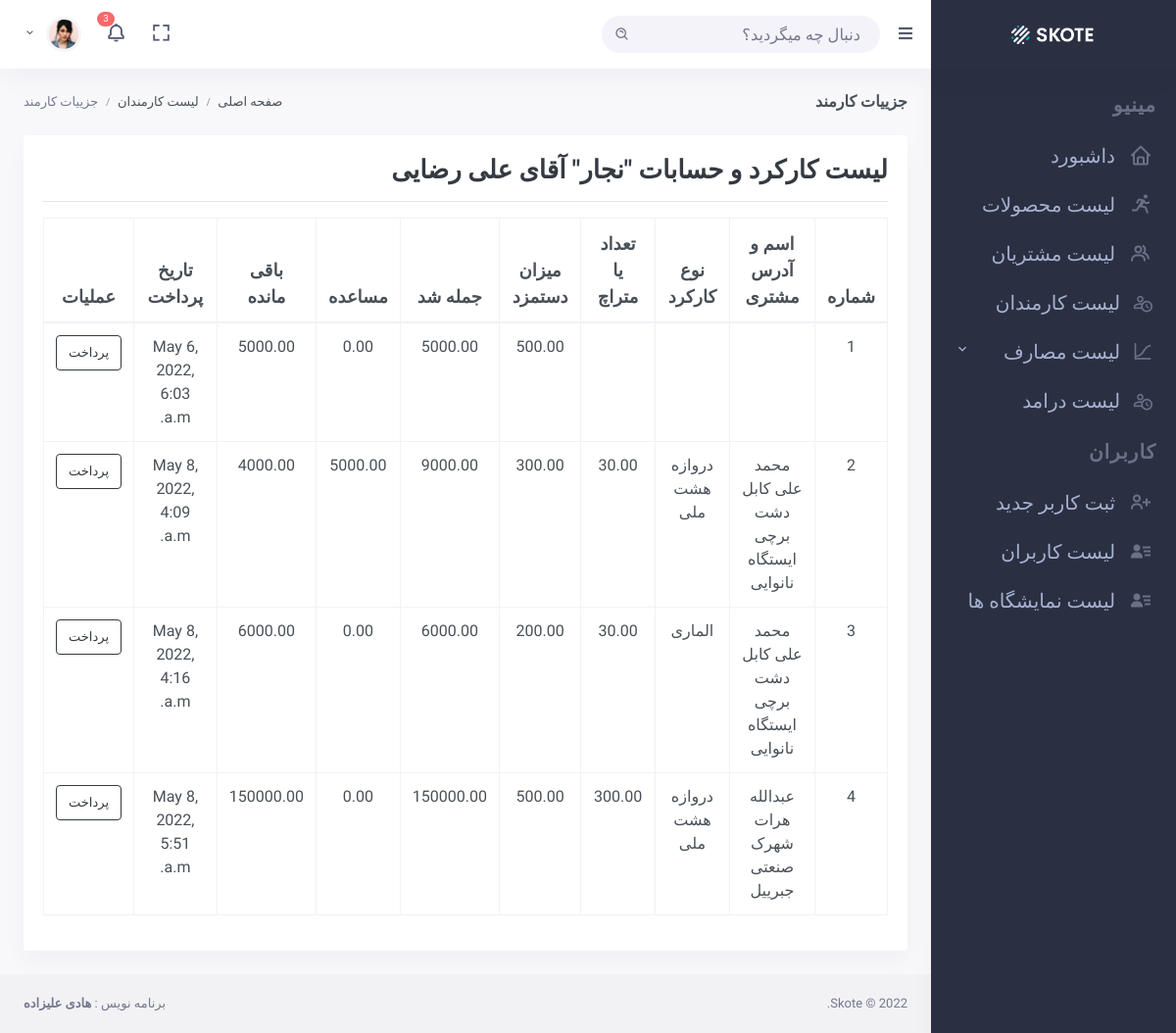
The app's page /employee/detail/1/ (signed in), older data.
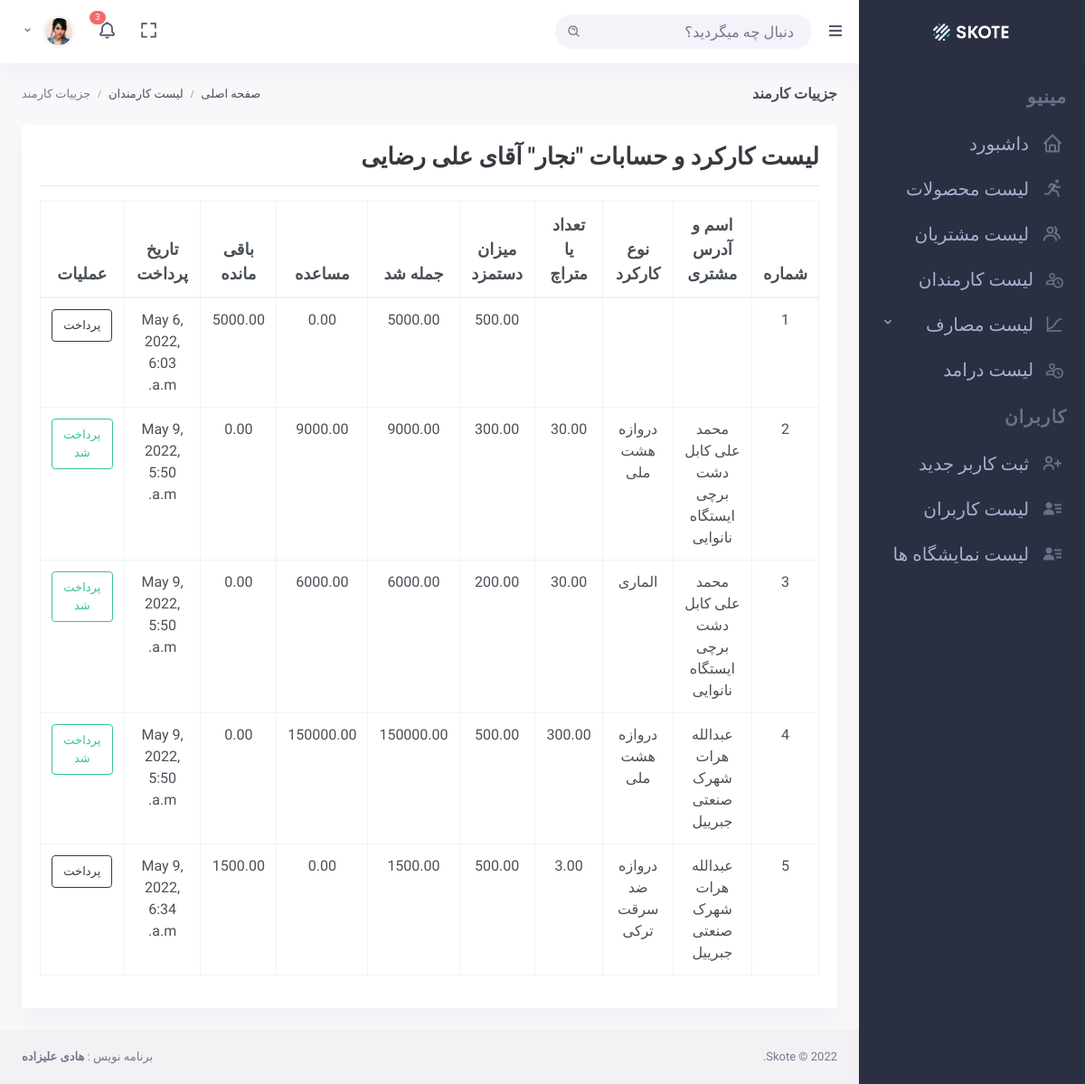
The same page, newer data.
### base/models.py (models this page shows, shortened)
class EmployeeFee(models.Model):
    employee = models.ForeignKey(Employee, on_delete=models.SET_NULL,  null=True)
    order_detail = models.ForeignKey(OrderDetail, on_delete=models.SET_NULL, null=True)
    fee = models.DecimalField(max_digits=8, decimal_places=2, null=True, blank=True)
    get_amount = models.DecimalField(max_digits=8, decimal_places=2, default=0)
    total_amount = models.DecimalField(max_digits=8, decimal_places=2, default=0)
    remain_amount = models.DecimalField(max_digits=8, decimal_places=2, default=0)
    updated_at = models.DateTimeField(auto_now=True)

class OrderDetail(models.Model):
    DIRECTION = (
        ("راست", "راست"),
        ("چپ", "چپ"),
    )
    PRICE_UNIT = (
        ("افغانی", "افغانی"),
        ("دالر",  "دالر"),
        ("کلدار",  "کلدار"),
        ("تومان",  "تومان"),
    )
    WITH_COLOR = (
        ("بلی", "بلی"),
        ("نخیر",  "نخیر"),
    )
    CHOICES = (
        ("رنگ",  "رنگ"),
        ("واکیوم",  "واکیوم"),
    )
    OPTIONS = (
        ("بلی", "بلی"),
        ("نخیر",  "نخیر"),
    )
    UNIT = (
        ("عدد", "عدد"),
        ("متر",  "متر"),
    )
    order = models.ForeignKey(Order, on_delete=models.CASCADE)
    category = models.ForeignKey(Category, on_delete=models.CASCADE)
    height = models.DecimalField(max_digits=10, decimal_places=2, verbose_name="قد", null=True, blank=True)
    width = models.DecimalField(max_digits=10, decimal_places=2, verbose_name="بر", null=True, blank=True)
    depth = models.DecimalField(max_digits=10, decimal_places=2, verbose_name="عمق", null=True, blank=True)
    direction = models.CharField(max_length=30, choices=DIRECTION, default="راست", null=True,  blank=True)
    quantity = models.DecimalField(max_digits=10, decimal_places=2, default=0, verbose_name="مقدار / تعداد")
    price = models.DecimalField(max_digits=10, decimal_places=2, default=0, verbose_name="قیمت فی واحد")
    price_unit = models.CharField(max_length=20, choices=PRICE_UNIT)
    alternative = models.DecimalField(max_digits=10, decimal_places=2, null=True, blank=True)
    vacum = models.CharField(max_length=20, choices=CHOICES, null=True, blank=True)
    total = models.DecimalField(max_digits=10, decimal_places=2, default=0, verbose_name="مجموع")
    remain_amount = models.DecimalField(max_digits=10, decimal_places=2, default=0, verbose_name="مقدار باقی مانده")
    with_color =  models.CharField(max_length=20, choices=WITH_COLOR, null=True, blank=True)
    type = models.CharField(max_length=200, verbose_name="نوعیت کار")

class Order(models.Model):
    customer = models.ForeignKey(Customer, on_delete=models.CASCADE)
    paid_amount = models.DecimalField(max_digits=10, decimal_places=2, default=0, verbose_name="مقدار پرداخت شده", null=True, blank=True)
    total_amount = models.DecimalField(max_digits=8, decimal_places=2, default=0)
    date_ordered = models.DateField()
    completion_date = models.DateField()
    description = models.TextField(null=True, blank=True)

class Customer(models.Model):
    first_name = models.CharField(max_length=255)
    last_name = models.CharField(max_length=255)
    address = models.CharField(max_length=500)
    phone_number = models.CharField(max_length=100)
    social_number = models.CharField(max_length=100)
    created_at = models.DateTimeField(auto_now_add=True)

class Category(models.Model):
    name = models.CharField(max_length=200)
    description = models.TextField(null=True, blank=True)
    image = models.ImageField(upload_to="product/images", default="product.jpg")

### users/decorators.py (the view)
        def wrapper_func(request, *args, **kwargs):
            group = None
            if request.user.groups.exists():
                group = request.user.groups.all()[0].name
            if group in groups:
                return view_func(request, *args, **kwargs)
            else:
                return redirect("unauthorize")

### base/views/employee_views.py (called while the page is built)
@login_required(login_url="login")
@allowed_groups(groups=['admin'])
def employee_detail_view(request, pk):
    employee = Employee.objects.get(pk=pk)
    works = employee.employeefee_set.all()
    context = {
        "employee" : employee,
        "works" : works
    }
    return render(request, "base/employees/detail.html", context)

### base/templates/base/employees/detail.html (shortened to what the changed rows need)
{% extends 'base.html' %}
{% load widget_tweaks %}
{% load jalali_tags %}
{% block content %}
    <div class="row">
        <div class="col-lg-12 m-auto">
            <div class="card">
                <div class="card-body">
                    <h2 class="text-dark" style="font-weight: bold;">لیست کارکرد و حسابات "{{employee.emp_type.name}}" آقای {{employee.first_name}} {{employee.last_name}}</h2>
                    <table class="table table-md table-bordered">
                        <thead>
                            <tr>
                                <th class="font-size-18 text-center">شماره</th>
                                <th class="font-size-18 text-center">اسم و آدرس مشتری</th>
                                <th class="font-size-18 text-center">نوع کارکرد</th>
                                <th class="font-size-18 text-center">تعداد یا متراچ</th>
                                <th class="font-size-18 text-center">میزان دستمزد</th>
                                <th class="font-size-18 text-center">جمله شد</th>
                                <th class="font-size-18 text-center">مساعده</th>
                                <th class="font-size-18 text-center">باقی مانده</th>
                                <th class="font-size-18 text-center">تاریخ پرداخت</th>
                                <th class="font-size-18 text-center">عملیات</th>
                            </tr>
                        </thead>
                        <tbody>
                            {% for work in works %}
                                <tr>
                                    <td class="font-size-16 text-center">{{forloop.counter}}</td>
                                    <td class="font-size-16 text-center">{{work.order_detail.order.customer.first_name}} {{work.order_detail.order.customer.address}}</td>
                                    <td class="font-size-16 text-center">{{work.order_detail.category.name}} {{work.order_detail.type}}</td>
                                    <td class="font-size-16 text-center">{{work.order_detail.quantity}}</td>
                                    <td class="font-size-16 text-center">{{work.fee}}</td>
                                    <td class="font-size-16 text-center">{{work.total_amount}}</td>
                                    <td class="font-size-16 text-center">{{work.get_amount}}</td>
                                    <td class="font-size-16 text-center">{{work.remain_amount}}</td>
                                    <td class="font-size-16 text-center">{{work.updated_at|to_jalali:"%Y/%m/%d"}}</td>
                                    <td class="font-size-16 text-center">
                                        {% if work.get_amount == work.total_amount %}
                                        <button class="btn btn-outline-success">پرداخت شد</button>
                                        {% else %}
                                        <button
                                        data-toggle="modal"
                                        data-target="#employee-pay"
                                        data-name="{{work.employee.first_name}} {{work.employee.last_name}}"
                                        data-work="{{work.order_detail.category.name}} {{work.order_detail.type}}"
                                        data-remain="{{work.remain_amount}}"
                                        data-order_detail="{{work.id}}"
                                        class="btn btn-outline-dark pay-btns">پرداخت</button>
                                        {% endif %}
                                    </td>
                                </tr>
                            {% empty %}
                                <p class="alert alert-info text-center font-size-18">لیست حسابات کارمند فوق در حال حاضر خالی می باشد.</p>
                            {% endfor %}
                        </tbody>
                    </table>
                </div>
            </div>
        </div>
    </div>
{% endblock content %}

Row changes from the older to the newer data that the page shows:
changed EmployeeFee (number 2 of 5 on the later page): get_amount "5000.00" → "9000.00"; remain_amount "4000.00" → "0.00"; updated_at|to_jalali "May 8, 2022, 4:09 a.m." → "May 9, 2022, 5:50 a.m."; get_amount "پرداخت" → "پرداخت شد"
changed EmployeeFee "الماری": get_amount "0.00" → "6000.00"; remain_amount "6000.00" → "0.00"; updated_at|to_jalali "May 8, 2022, 4:16 a.m." → "May 9, 2022, 5:50 a.m."; get_amount "پرداخت" → "پرداخت شد"
changed EmployeeFee (number 4 of 5 on the later page): get_amount "0.00" → "150000.00"; remain_amount "150000.00" → "0.00"; updated_at|to_jalali "May 8, 2022, 5:51 a.m." → "May 9, 2022, 5:50 a.m."; get_amount "پرداخت" → "پرداخت شد"
added EmployeeFee: order_detail.order.customer.first_name "عبدالله", order_detail.order.customer.address "هرات شهرک صنعتی جبرییل", order_detail.category.name "دروازه ضد سرقت", order_detail.type "ترکی", order_detail.quantity "3.00", fee "500.00", total_amount "1500.00", get_amount "0.00", remain_amount "1500.00", updated_at|to_jalali "May 9, 2022, 6:34 a.m."
